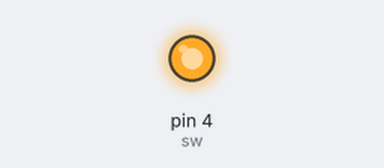
The sketch below on a simulated Arduino Uno, built with avr-gcc and run on an emulated ATmega328P. On the bench: output pins drawn as LEDs (lit = HIGH). At 8.0 s the program stops and its outputs stay as they are.

Above: at 0.1 s.
At 5.1 s:
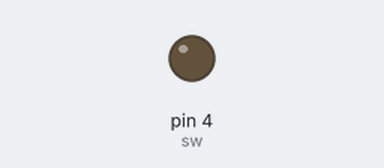
Timing chart, 0 to 6.6 s (numbered marks = the images above):
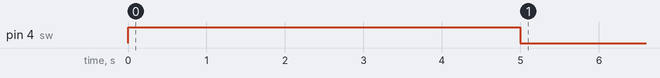

Measured:
- by itself, pin 4 (sw): LOW → HIGH at 0.00 s, → LOW 5.0 s later

The sketch:

sketch_sep28b.ino
```cpp
const int sw = 4;
void setup() {

//핀 모드 설정

  pinMode(sw, OUTPUT);
}

void loop() {
  int fanOnTime =  5000;
  int fanOffTime = 3000;

  digitalWrite(sw,HIGH);
  delay(fanOnTime);

  digitalWrite(sw,LOW);
  delay(fanOffTime);
  exit(0);
}
```
